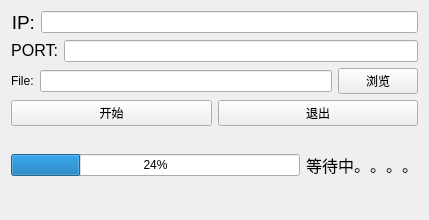
<?xml version="1.0" encoding="UTF-8"?>
<ui version="4.0">
 <class>Widget</class>
 <widget class="QWidget" name="Widget">
  <property name="geometry">
   <rect>
    <x>0</x>
    <y>0</y>
    <width>429</width>
    <height>220</height>
   </rect>
  </property>
  <property name="windowTitle">
   <string>Widget</string>
  </property>
  <layout class="QVBoxLayout" name="verticalLayout">
   <item>
    <layout class="QHBoxLayout" name="horizontalLayout_2">
     <item>
      <widget class="QLabel" name="label">
       <property name="text">
        <string>&lt;html&gt;&lt;head/&gt;&lt;body&gt;&lt;p align=&quot;right&quot;&gt;&lt;span style=&quot; font-size:14pt;&quot;&gt;  IP:&lt;/span&gt;&lt;/p&gt;&lt;/body&gt;&lt;/html&gt;</string>
       </property>
      </widget>
     </item>
     <item>
      <widget class="QLineEdit" name="ipEdit">
       <property name="styleSheet">
        <string notr="true">font: 12pt &quot;Arial&quot;;
</string>
       </property>
      </widget>
     </item>
    </layout>
   </item>
   <item>
    <layout class="QHBoxLayout" name="horizontalLayout_4">
     <item>
      <widget class="QLabel" name="label_4">
       <property name="text">
        <string>&lt;html&gt;&lt;head/&gt;&lt;body&gt;&lt;p align=&quot;right&quot;&gt;&lt;span style=&quot; font-size:12pt;&quot;&gt;PORT:&lt;/span&gt;&lt;/p&gt;&lt;/body&gt;&lt;/html&gt;</string>
       </property>
      </widget>
     </item>
     <item>
      <widget class="QLineEdit" name="portEdit">
       <property name="styleSheet">
        <string notr="true">font: 12pt &quot;Arial&quot;;</string>
       </property>
      </widget>
     </item>
    </layout>
   </item>
   <item>
    <layout class="QHBoxLayout" name="horizontalLayout">
     <item>
      <widget class="QLabel" name="label_2">
       <property name="text">
        <string>&lt;html&gt;&lt;head/&gt;&lt;body&gt;&lt;p align=&quot;right&quot;&gt;&lt;span style=&quot; font-size:12pt;&quot;&gt;File:&lt;/span&gt;&lt;/p&gt;&lt;/body&gt;&lt;/html&gt;</string>
       </property>
      </widget>
     </item>
     <item>
      <widget class="QLineEdit" name="fileEdit">
       <property name="styleSheet">
        <string notr="true">font: 12pt &quot;Arial&quot;;</string>
       </property>
      </widget>
     </item>
     <item>
      <widget class="QPushButton" name="open">
       <property name="styleSheet">
        <string notr="true">font: 12pt &quot;Agency FB&quot;;</string>
       </property>
       <property name="text">
        <string>浏览</string>
       </property>
      </widget>
     </item>
    </layout>
   </item>
   <item>
    <layout class="QHBoxLayout" name="horizontalLayout_5">
     <item>
      <widget class="QPushButton" name="start">
       <property name="styleSheet">
        <string notr="true">font: 12pt &quot;Agency FB&quot;;</string>
       </property>
       <property name="text">
        <string>开始</string>
       </property>
      </widget>
     </item>
     <item>
      <widget class="QPushButton" name="exit">
       <property name="styleSheet">
        <string notr="true">font: 12pt &quot;Agency FB&quot;;</string>
       </property>
       <property name="text">
        <string>退出</string>
       </property>
      </widget>
     </item>
    </layout>
   </item>
   <item>
    <layout class="QHBoxLayout" name="horizontalLayout_3">
     <property name="sizeConstraint">
      <enum>QLayout::SetDefaultConstraint</enum>
     </property>
     <property name="leftMargin">
      <number>0</number>
     </property>
     <property name="topMargin">
      <number>0</number>
     </property>
     <property name="bottomMargin">
      <number>10</number>
     </property>
     <item>
      <widget class="QProgressBar" name="progressBar">
       <property name="value">
        <number>24</number>
       </property>
      </widget>
     </item>
     <item>
      <widget class="QLabel" name="state">
       <property name="styleSheet">
        <string notr="true">font: 75 12pt &quot;Agency FB&quot;;</string>
       </property>
       <property name="text">
        <string>&lt;html&gt;&lt;head/&gt;&lt;body&gt;&lt;p align=&quot;center&quot;&gt;&lt;span style=&quot; font-size:12pt;&quot;&gt;等待中。。。。&lt;/span&gt;&lt;/p&gt;&lt;/body&gt;&lt;/html&gt;</string>
       </property>
      </widget>
     </item>
    </layout>
   </item>
  </layout>
 </widget>
 <layoutdefault spacing="6" margin="11"/>
 <resources/>
 <connections/>
</ui>
